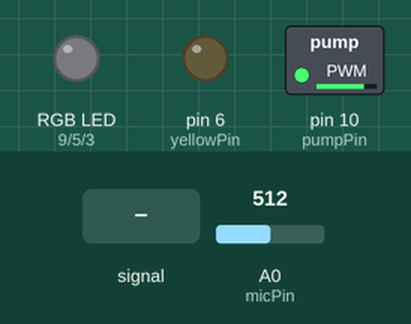
Recording of a sketch running on a simulated Arduino Uno, built with avr-gcc and run on an emulated ATmega328P. On the bench: switched loads named in the sketch (green lamp = pin HIGH), an RGB LED mixed from three pins (HIGH = lit), output pins drawn as LEDs (lit = HIGH). The inputs (shaded band) are chosen by the test bench; at power-on: A0 (micPin) = 512. Dim RGB values are drawn brighter than linear.

Above: at 1.2 s.
1.3 s: A0 (micPin) fed a 2 Hz sine of ±306 counts around its level
At 2.1 s:
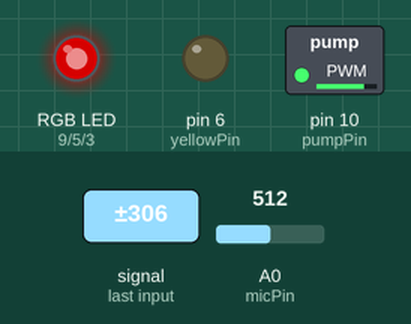
4.3 s: A0 (micPin) set to 497
6.2 s: A0 (micPin) set to 306
At 7.8 s:
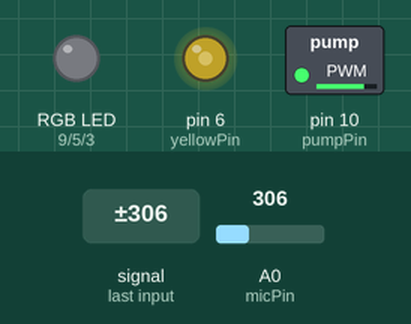
8.1 s: A0 (micPin) fed a 2 Hz sine of ±306 counts around its level
At 9.45 s:
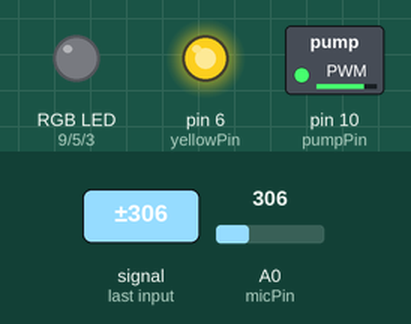
11.1 s: A0 (micPin) set to 122
At 12.5 s:
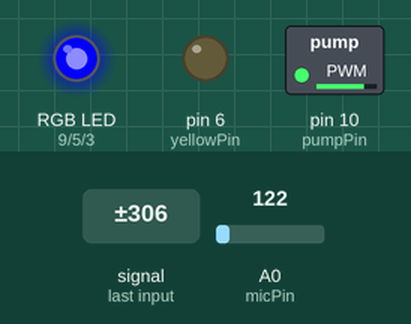
13.0 s: A0 (micPin) set to 0
At 13.7 s:
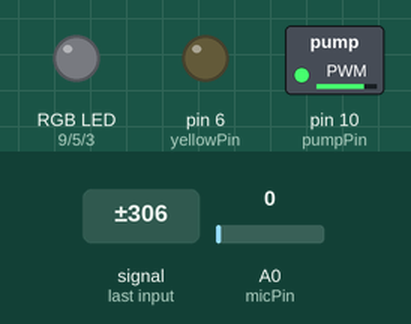
Timing chart, 0 to 15.8 s (numbered marks = the images above; inputs shaded):
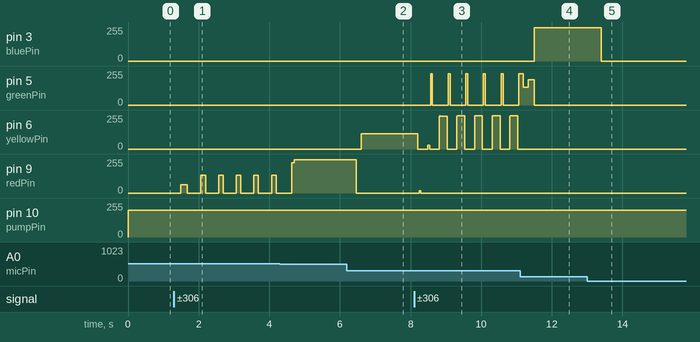

Measured:
- after the input at 1.3 s, pin 9 (redPin): 0/255 → 61/255 after 0.19 s, then repeats every 0.52 s: 0/255 0.39 s, 132/255 0.13 s
- after the input at 6.2 s, pin 6 (yellowPin): 0/255 → 114/255 after 0.41 s; pin 9 (redPin): 248/255 → 0/255 after 0.26 s
- after the input at 8.1 s, pin 5 (greenPin): 0/255 → 236/255 after 0.47 s, then repeats every 0.50 s: 0/255 0.44 s, 236/255 0.01 s, 234/255 0.01 s, 236/255 0.04 s; pin 9 (redPin): 0/255 → 16/255 after 0.14 s, → 0/255 0.05 s later
- after the input at 11.1 s, pin 3 (bluePin): 0/255 → 248/255 after 0.40 s; pin 6 (yellowPin): stops changing and stays 0/255
- after the input at 13.0 s, pin 3 (bluePin): 248/255 → 0/255 after 0.40 s

The sketch:

sketch_sep09.ino
```cpp
int bluePin = 3;
int greenPin = 5;
int yellowPin = 6;
int redPin = 9;

int pumpPin = 10;
int valvePin = 2;

int tempVal = 0;
int blueVal = 0;
int greenVal = 0;
int yellowVal = 0;
int redVal = 0;

int micMin = 0;
int micMax = 500; //1023 actual max (Lower number maxes max volume lower
int ledMin = 0;
int ledMax = 255;
int numLeds = 4;

int micPin = 0;
int micVal = 0;
int micValLast = 0;
int micRaw = 0;

int mode = 0;
int colorPin = 0;

const unsigned long windowSize = 300;
unsigned long data[windowSize];

unsigned long total = 0;
unsigned long average = 0;
int index = 0;


void setup() {
  // put your setup code here, to run once:

  pinMode( micPin, INPUT );
  pinMode( bluePin, OUTPUT );
  Serial.begin(9600);

  for (int thisReading = 0; thisReading < windowSize; thisReading++)
    data[thisReading] = 0;

//  // map test
//  int test = 100;
//  int mapped1 =  map(0, 0, 254, 0, 255);
//  int mapped2 =  map(500, 255, 509, 0, 255);
//  int mapped3 =  map(510, 510, 764, 0, 255);
//  int mapped4 =  map(1000, 765, 1023, 0, 255);
//
//  Serial.println(mapped1);
//  Serial.println(mapped2);
//  Serial.println(mapped3);
//  Serial.println(mapped4);
}

void loop() {
  // put your main code here, to run repeatedly:

  // Needs transistor. Pump draws about 400mA
  analogWrite( pumpPin, 200 );

  digitalWrite( valvePin, HIGH );


  micRaw = analogRead(micPin);
  //micVal = micValLast + .1 * (micRaw - micValLast);
  //micValLast = micVal;


  // Moving Average Smoothing
  total = total - data[index];
  data[index] = micRaw;
  total = total + data[index];
  index=index+1;

  if (index >= windowSize)
    index = 0;

  average = total / windowSize;
  delay(1);

  // Testing without whistling...
  // average++;
  // if (average >= 1023) average = 0;


  // Which Mode are we in (0-3)
  mode = 0;
  colorPin = 0;

  //for (int pin = 0; pin++; pin <= 12)
  //  digitalWrite(pin, 0);

  blueVal = 0;
  greenVal = 0;
  yellowVal = 0;
  redVal = 0;

  if ( ( average > micMin ) && (average < (1*micMax/numLeds)) )
  {
    //Serial.println("mode 1");
    mode = 1;
    tempVal = map(average, micMin, (1*micMax/numLeds), ledMin, ledMax);
    if (tempVal < ledMin) tempVal = ledMin;
    if (tempVal > ledMax) tempVal = ledMax;
    blueVal = tempVal;
  }

  if ( (average > (micMin+(1*micMax/numLeds)) ) && (average < (2*micMax/numLeds)) )
  {
    //Serial.println("mode 2");
    mode = 2;
    tempVal = map(average, (micMin+(1*micMax/numLeds)), (2*micMax/numLeds), ledMin, ledMax);
    if (tempVal < ledMin) tempVal = ledMin;
    if (tempVal > ledMax) tempVal = ledMax;
    greenVal = tempVal;

  }

  if ( (average > (micMin+(2*micMax/numLeds)) ) && (average < (3*micMax/numLeds)) )
  {
    //Serial.println("mode 2");
    mode = 3;
    tempVal = map(average, (micMin+(2*micMax/numLeds)), (3*micMax/numLeds), ledMin, ledMax);
    if (tempVal < ledMin) tempVal = ledMin;
    if (tempVal > ledMax) tempVal = ledMax;
    yellowVal = tempVal;
  }

  if ( (average > (micMin+(3*micMax/numLeds)) ) && (average < (4*micMax/numLeds)) )
  {
    //Serial.println("mode 2");
    mode = 4;
    tempVal = map(average, (micMin+(3*micMax/numLeds)), (4*micMax/numLeds), ledMin, ledMax);
    if (tempVal < ledMin) tempVal = ledMin;
    if (tempVal > ledMax) tempVal = ledMax;
    redVal = tempVal;
  }

  //Serial.println(filteredValue);
  //Serial.println(average);
  //Serial.println(mode);
  //analogWrite( colorPin, map(average, 0, 1023, 0, 255) );
  //Serial.println(micVal);

  analogWrite( bluePin, blueVal );
  analogWrite( greenPin, greenVal );
  analogWrite( yellowPin, yellowVal );
  analogWrite( redPin, redVal );

//  Serial.print(average);
//  Serial.print("\t");
//  Serial.print(blueVal);
//  Serial.print("\t");
//  Serial.print(greenVal);
//  Serial.print("\t");
//  Serial.print(yellowVal);
//  Serial.print("\t");
//  Serial.print(redVal);
//  Serial.print("\n");

}
```
